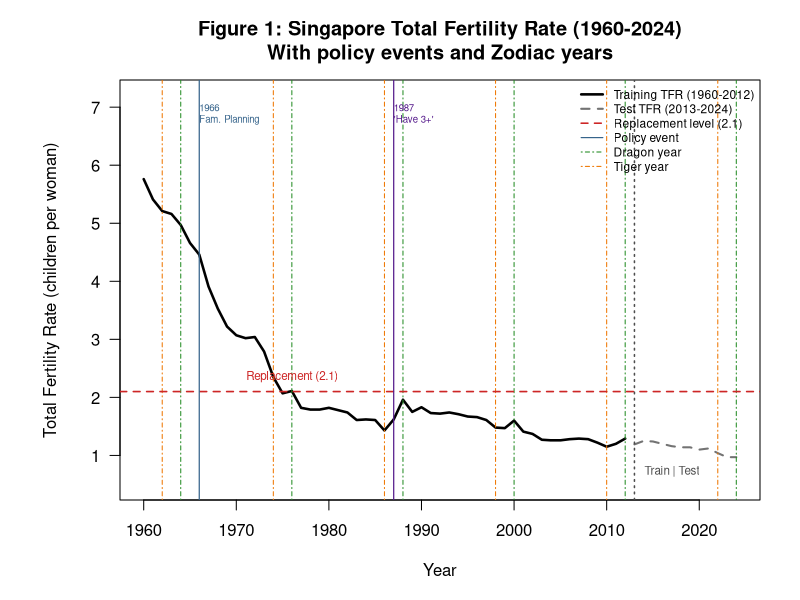
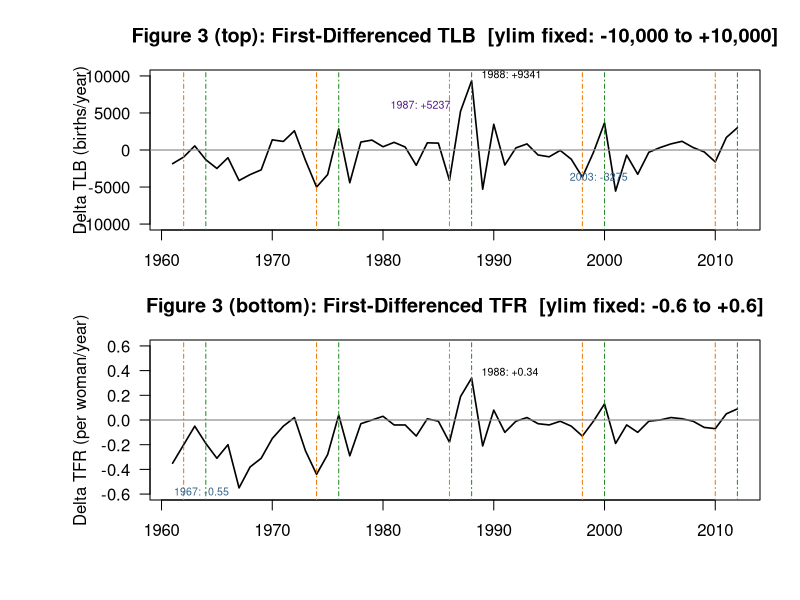
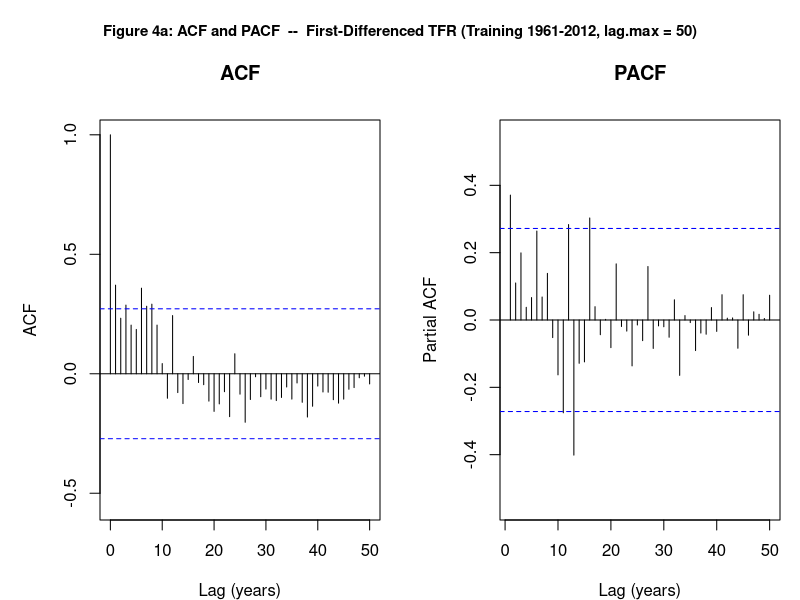
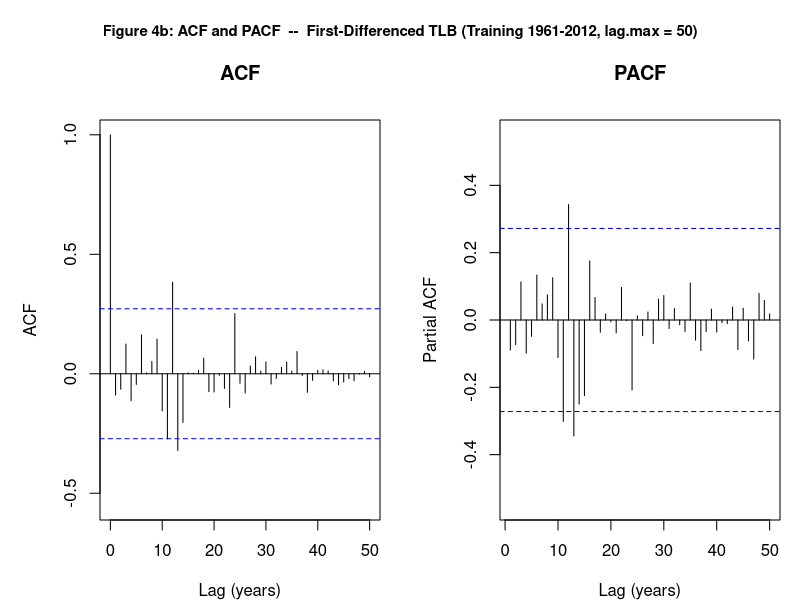

Write the R code that produced these figures, in order.
# =============================================================================
# STATIONARITY AND ACF/PACF (Lag 50 + Zodiac)
# =============================================================================

library(tseries)
library(forecast)

options(stringsAsFactors = FALSE)
options(scipen = 999)
set.seed(42)

# =============================================================================
# DATA LOADING
# =============================================================================
df        <- read.csv("cleaned_tlb_tfr_1960_2024.csv")
tlb_ts    <- ts(df$TLB, start = 1960, frequency = 1)
tfr_ts    <- ts(df$TFR, start = 1960, frequency = 1)
tlb_train <- window(tlb_ts, start = 1960, end = 2012)
tlb_test  <- window(tlb_ts, start = 2013, end = 2024)
tfr_train <- window(tfr_ts, start = 1960, end = 2012)
tfr_test  <- window(tfr_ts, start = 2013, end = 2024)

log_tlb_train <- log(tlb_train)
log_tfr_train <- log(tfr_train)
log_tlb_test  <- log(tlb_test)
log_tfr_test  <- log(tfr_test)

n_train    <- length(tlb_train)
n_test     <- length(tlb_test)
test_years <- 2013:2024

tlb_diff1     <- diff(tlb_train)
tfr_diff1     <- diff(tfr_train)
log_tlb_diff1 <- diff(log_tlb_train)
log_tfr_diff1 <- diff(log_tfr_train)

ci_band    <- 1.96 / sqrt(length(tlb_diff1))
train_start <- 1995

# Zodiac Years
dragon_train <- c(1964, 1976, 1988, 2000, 2012)
tiger_train  <- c(1962, 1974, 1986, 1998, 2010)
dragon_test  <- c(2024)
tiger_test   <- c(2022)

# =============================================================================
# FIG 1: Raw TFR — policy annotations
# =============================================================================
png("methods/fig1_tfr_raw.png", width = 1100, height = 600, res = 150, bg = "white")
par(mar = c(5, 6, 4, 2), bg = "white")

plot(tfr_train, type = "l", lwd = 2.5, col = "black",
     xlim = c(1960, 2024), ylim = c(0.5, 7.2),
     main = "Figure 1: Singapore Total Fertility Rate (1960-2024)\nWith policy events and Zodiac years",
     xlab = "Year", ylab = "Total Fertility Rate (children per woman)", las = 1)
lines(tfr_test, lwd = 2, col = "gray45", lty = 2)

# Zodiac years
for (yr in c(dragon_train, dragon_test)) abline(v = yr, lty = 4, col = "forestgreen", lwd = 1.0)
for (yr in c(tiger_train, tiger_test)) abline(v = yr, lty = 4, col = "darkorange2", lwd = 1.0)

# Replacement level
abline(h = 2.1, lty = 2, col = "firebrick3", lwd = 1.6)
# Train/test split
abline(v = 2013, lty = 3, col = "gray30", lwd = 1.5)

# Policy events
abline(v = 1966, lty = 1, col = "steelblue4", lwd = 1.2)
abline(v = 1987, lty = 1, col = "purple4",    lwd = 1.2)

text(1966, 6.9,  "1966\nFam. Planning", col = "steelblue4",  cex = 0.58, adj = c(0, 0.5))
text(1987, 6.9,  "1987\n'Have 3+'",     col = "purple4",     cex = 0.58, adj = c(0, 0.5))
text(2013, 0.72, "Train | Test",        col = "gray30",      cex = 0.70, pos = 4)
text(1970, 2.35, "Replacement (2.1)",   col = "firebrick3",  cex = 0.70, pos = 4)

legend("topright", bty = "n", cex = 0.72,
       legend = c("Training TFR (1960-2012)", "Test TFR (2013-2024)",
                  "Replacement level (2.1)", "Policy event", "Dragon year", "Tiger year"),
       col = c("black", "gray45", "firebrick3", "steelblue4", "forestgreen", "darkorange2"),
       lwd = c(2.5, 2, 1.6, 1.2, 1.0, 1.0),
       lty = c(1, 2, 2, 1, 4, 4))
dev.off()

# =============================================================================
# FIG 3: First-differenced series — fixed axes
# =============================================================================
tlb_diff_yr <- as.integer(time(tlb_diff1))
tfr_diff_yr <- as.integer(time(tfr_diff1))

png("methods/fig3_diff_series.png", width = 1100, height = 750, res = 150, bg = "white")
par(mfrow = c(2, 1), mar = c(2, 7.5, 3.5, 2), oma = c(3, 0, 0, 0), bg = "white")

# Top: TLB differences
plot(tlb_diff1, type = "l", lwd = 1.6, col = "black",
     main = "Figure 3 (top): First-Differenced TLB  [ylim fixed: -10,000 to +10,000]",
     xlab = "", ylab = "Delta TLB (births/year)",
     ylim = c(-10000, 10000), las = 1)
abline(h = 0, col = "gray55", lwd = 1.2)
for (yr in dragon_train[dragon_train > 1960]) abline(v = yr, lty = 4, col = "forestgreen", lwd = 1.0)
for (yr in tiger_train[tiger_train > 1960]) abline(v = yr, lty = 4, col = "darkorange2", lwd = 1.0)

v87 <- tlb_diff1[tlb_diff_yr == 1987]; v88 <- tlb_diff1[tlb_diff_yr == 1988]
v03 <- tlb_diff1[tlb_diff_yr == 2003]
text(1987, v87 + 700, paste0("1987: +", round(v87)), cex = 0.64, col = "purple4", pos = 2)
text(1988, v88 + 700, paste0("1988: +", round(v88)), cex = 0.64, col = "black", pos = 4)
text(2003, v03 - 500, paste0("2003: ", round(v03)), cex = 0.64, col = "steelblue4", pos = 2)

# Bottom: TFR differences
plot(tfr_diff1, type = "l", lwd = 1.6, col = "black",
     main = "Figure 3 (bottom): First-Differenced TFR  [ylim fixed: -0.6 to +0.6]",
     xlab = "", ylab = "Delta TFR (per woman/year)",
     ylim = c(-0.6, 0.6), las = 1)
abline(h = 0, col = "gray55", lwd = 1.2)
for (yr in dragon_train[dragon_train > 1960]) abline(v = yr, lty = 4, col = "forestgreen", lwd = 1.0)
for (yr in tiger_train[tiger_train > 1960]) abline(v = yr, lty = 4, col = "darkorange2", lwd = 1.0)

v67 <- tfr_diff1[tfr_diff_yr == 1967]; v88t <- tfr_diff1[tfr_diff_yr == 1988]
text(1967, v67 - 0.04, paste0("1967: ", round(v67,2)), cex=0.64, col="steelblue4", pos=2)
text(1988, v88t + 0.04, paste0("1988: +", round(v88t,2)), cex=0.64, col="black", pos=4)

par(mfrow = c(1, 1))
dev.off()

# =============================================================================
# FIG 4a/4b: ACF/PACF of differenced series — lag.max = 50
# =============================================================================
make_acf_pacf_plot <- function(series, outer_title, outfile) {
  png(outfile, width = 1100, height = 580, res = 150, bg = "white")
  par(mfrow = c(1, 2), mar = c(4, 5, 3, 1), oma = c(0, 0, 3, 0), bg = "white")
  acf(series,  lag.max = 50, main = "ACF",
      xlab = "Lag (years)", ylab = "ACF", ylim = c(-0.55, 1))
  pacf(series, lag.max = 50, main = "PACF",
       xlab = "Lag (years)", ylab = "Partial ACF", ylim = c(-0.55, 0.55))
  mtext(outer_title, side = 3, outer = TRUE, line = 1, cex = 0.90, font = 2)
  par(mfrow = c(1, 1))
  dev.off()
}

make_acf_pacf_plot(tfr_diff1,
  "Figure 4a: ACF and PACF  --  First-Differenced TFR (Training 1961-2012, lag.max = 50)",
  "methods/fig4a_acf_pacf_diff_tfr.png")

make_acf_pacf_plot(tlb_diff1,
  "Figure 4b: ACF and PACF  --  First-Differenced TLB (Training 1961-2012, lag.max = 50)",
  "methods/fig4b_acf_pacf_diff_tlb.png")
